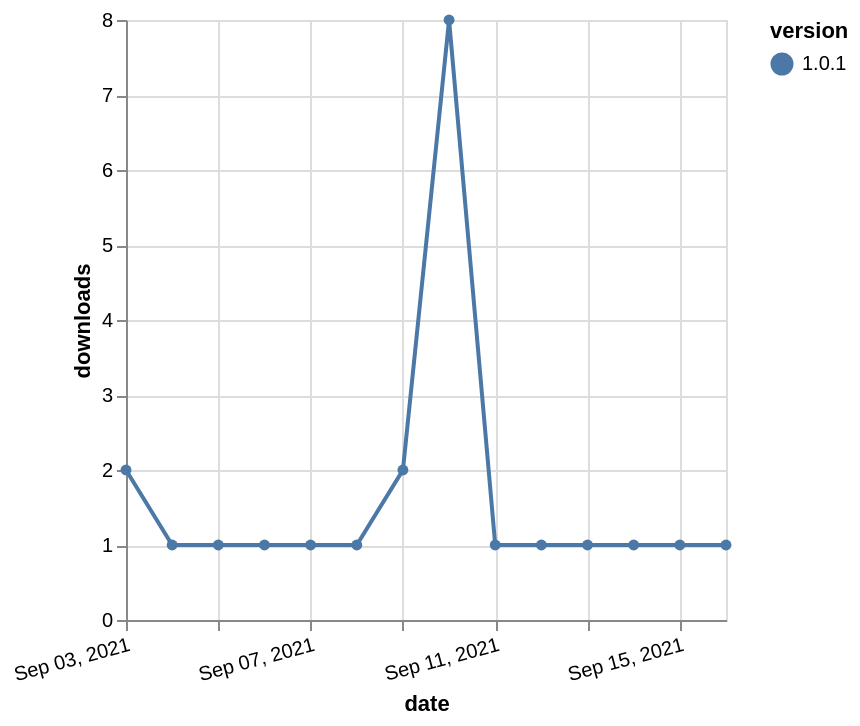

Source (Vega-Lite JSON):
### Vega-Lite specification from a JSON file in a GitHub repository (floating-point values rounded to 4 significant figures)
{"$schema": "https://vega.github.io/schema/vega-lite/v5.json", "description": "A simple bar chart with embedded data.", "data": {"values": [{"date": "2021-09-03", "total": 617, "delta": 2, "version": "1.0.1"}, {"date": "2021-09-04", "total": 618, "delta": 1, "version": "1.0.1"}, {"date": "2021-09-05", "total": 619, "delta": 1, "version": "1.0.1"}, {"date": "2021-09-06", "total": 620, "delta": 1, "version": "1.0.1"}, {"date": "2021-09-07", "total": 621, "delta": 1, "version": "1.0.1"}, {"date": "2021-09-08", "total": 622, "delta": 1, "version": "1.0.1"}, {"date": "2021-09-09", "total": 624, "delta": 2, "version": "1.0.1"}, {"date": "2021-09-10", "total": 632, "delta": 8, "version": "1.0.1"}, {"date": "2021-09-11", "total": 633, "delta": 1, "version": "1.0.1"}, {"date": "2021-09-12", "total": 634, "delta": 1, "version": "1.0.1"}, {"date": "2021-09-13", "total": 635, "delta": 1, "version": "1.0.1"}, {"date": "2021-09-14", "total": 636, "delta": 1, "version": "1.0.1"}, {"date": "2021-09-15", "total": 637, "delta": 1, "version": "1.0.1"}, {"date": "2021-09-16", "total": 638, "delta": 1, "version": "1.0.1"}]}, "width": "container", "mark": {"type": "line", "point": {"filled": true}}, "encoding": {"x": {"field": "date", "type": "temporal", "timeUnit": "yearmonthdate", "title": "date", "axis": {"labelAngle": -15}}, "y": {"field": "delta", "type": "quantitative", "title": "downloads"}, "color": {"field": "version", "type": "nominal"}, "tooltip": {"field": "delta"}}}
